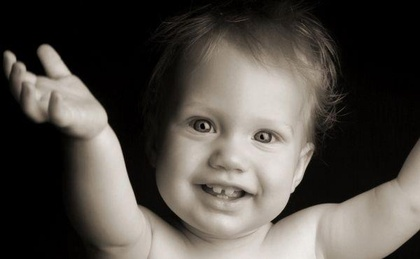
%> input picture Img.jpg, 420 x 259 px, shrunk from 600 x 370 before the run
$ octave Q2.m   (GNU Octave 9; MATLAB toolbox functions it lacks are replaced by stand-ins)
%> lines starting %> are read from the running program, lines starting %| are printed output that depends on the picture
% Programmed by Mona yadi July, 22, 2019
clear
close all
tic
Image=rgb2gray(imread('Img.jpg')) ; % Loading an Image and Changing colorspace to grayscale; The programm can be easily modified to work for RGB pictures too
%> Image: size 259x420 uint8; min 0, max 236, mean 76.8
N_Image=imnoise(Image,'salt & pepper',0.03); % adding noise to the image
Image=double(Image);
%> Image: size 259x420 double
N_Image=double(N_Image);
%> N_Image: size 259x420 double
%%
% [16 lines of commented-out code are left out]

%%
[m, n]=size(N_Image); %extracting the size of the image
%> m = 259; n = 420
figure,
subplot(2,1,1) , imshow(uint8(Image)) ; title('original image');
subplot(2,1,2) ,imshow(uint8(N_Image)) ;title('Noisy image');

%  input2 = padarray(input,[f f],'symmetric');
%% ---------------------------------

kernel1=1/4*[0 1 0;1 0 1;0 1 0] ; % making the kernel
N4_Image=N_Image;
Con1p = convolve2d(N4_Image,kernel1); %avarage matrix
%> after the loop in convolve2d, `for x=1:n`:
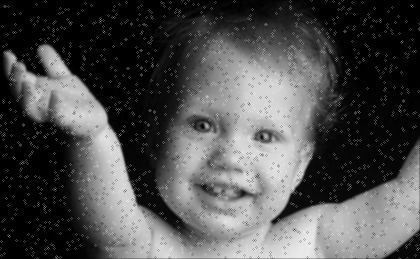
%> output: size 259x420 double; min 0, max 238.2, mean 78.2

Con1 =  N4_Image - Con1p; %differentiating
for i =1:m
        for j=1:n
            if Con1(i,j)>10 || Con1(i,j)<-10  % If it is too different
                N4_Image(i,j)=Con1p(i,j); %change the value
            end
        end
end
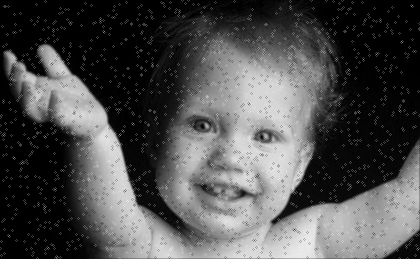
%> N4_Image: size 259x420 double; min 0, max 237.8, mean 78.2

%% -------------------------- 8-Neigbor Filteration

kernel2=1/9*[1 1 1;1 1 1;1 1 1] ; % making the second kernel
N8_Image = zeros(m + 2, n + 2);   % Add zero padding to the input image
N8_Image(2:m+1, 2: n+1) = N_Image; % replacing the zero matrix with the image

Con2p = convolve2d(N8_Image,kernel2); %average matrix
%> in convolve2d (call 2), `image_padded(2:m+1, 2: n+1) = image;`:
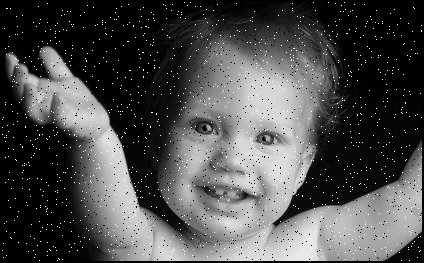
%> image_padded: size 263x424 double; min 0, max 255, mean 76.4
%> after the loop in convolve2d (call 2), `for x=1:n`:
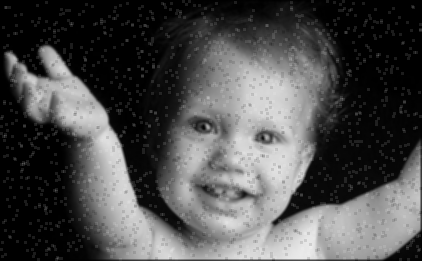
%> output: size 261x422 double; min 0, max 237.8, mean 77.4
Con3 = N8_Image - Con2p; %differentiating
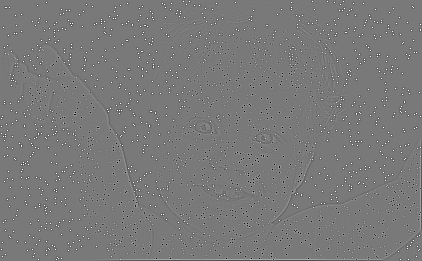
%> Con3: size 261x422 double; min -206.4, max 226.7, mean 0; drawn with min black and max white

for i =2:m+1 %starting from 2 because of zero padding
        for j =2:n+1
            if Con3(i,j)>10 || Con3(i,j)<-10  %If it is too different
                % Sorting Brightnesses and their coorditions within the image
                Inf2=[N8_Image(i-1,j-1), i-1, j-1;  N8_Image(i-1,j), i-1, j;  N8_Image(i-1,j+1), i-1, j+1;...
                    N8_Image(i,j-1), i, j-1;  N8_Image(i,j), i, j;  N8_Image(i,j+1),i,j+1; ...
                    N8_Image(i+1,j-1), i+1, j-1;  N8_Image(i+1,j), i+1, j;  N8_Image(i+1,j+1), i+1, j+1];
                Inf2=sortrows(Inf2); % sorting the values with respect to the brightnesses
                avToSub=sum(Inf2(3:7))/5; %calculating the avarage of 5 remaining brightness
                N8_Image(Inf2(1,2),Inf2(1,3))=avToSub; %replacing the avarage with the corrupted pixel
                N8_Image(Inf2(2,2),Inf2(2,3))=avToSub; %replacing the avarage with the corrupted pixel
                N8_Image(Inf2(8,2),Inf2(8,3))=avToSub; %replacing the avarage with the corrupted pixel
                N8_Image(Inf2(9,2),Inf2(9,3))=avToSub;%replacing the avarage with the corrupted pixel
            end
        end
end
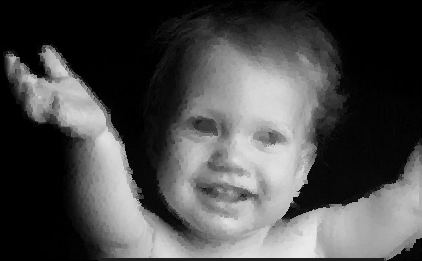
%> N8_Image: size 261x422 double; min 0, max 236, mean 75.6
%> after the loop, Inf2 = [0 261 411; 4.8 259 409; 4.8 260 409; 5.28 259 410; 5.28 260 410; 5.28 261 409; 5.28 261 410; 6.52 259 411; 6.52 260 411]; avToSub = 5.18
N8_Image=N8_Image(2:m+1, 2: n+1); %removing zero padding
%> N8_Image: size 259x420 double
toc
% Preparation for depicting images (Stacking)
figure,
subplot(2,1,1) , imshow(uint8(N4_Image)) ; title('4-nei');
subplot(2,1,2) ,imshow(uint8(N8_Image)) ;title('8-nei');
%> after `imshow(uint8(N8_Image))`:
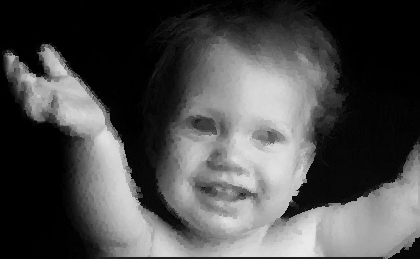
%> displayed picture: size 259x420, on the screen's scale of 0 to 255; min 0, max 236, mean 76.3; mean of the top-left, top-right, bottom-left and bottom-right quarters 39.9, 64.2, 74, 126.9


 function output=convolve2d(image, kernel) % For convolving the kernel and the image
[m, n]=size(image); %extracting the size of the image
 output = zeros(m,n); % Convolution output
image_padded = zeros(m + 2, n + 2);   % Add zero padding to the input image
image_padded(2:m+1, 2: n+1) = image; % replacing the zero matrix with the image
for x=1:n      % Loop over every pixel of the image
    for y=1:m
        output(y,x)=sum(sum(kernel.*image_padded(y:y+2,x:x+2)));
    end
end
end
